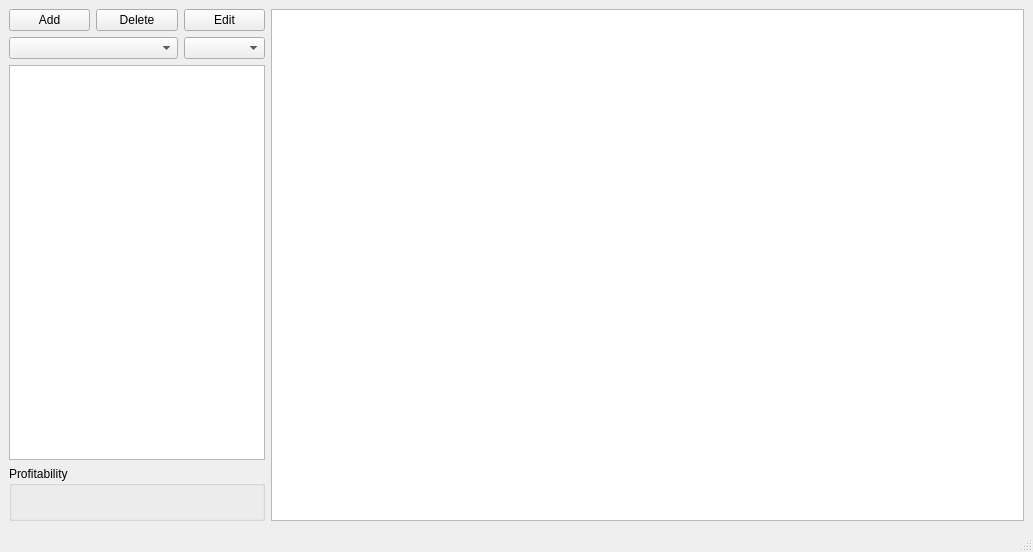
<?xml version="1.0" encoding="UTF-8"?>
<ui version="4.0">
 <class>MainWindow</class>
 <widget class="QMainWindow" name="MainWindow">
  <property name="geometry">
   <rect>
    <x>0</x>
    <y>0</y>
    <width>1033</width>
    <height>552</height>
   </rect>
  </property>
  <property name="windowTitle">
   <string>MainWindow</string>
  </property>
  <widget class="QWidget" name="centralwidget">
   <layout class="QGridLayout" name="gridLayout_2">
    <item row="0" column="0">
     <widget class="QPushButton" name="btnAdd">
      <property name="text">
       <string>Add</string>
      </property>
     </widget>
    </item>
    <item row="0" column="1">
     <widget class="QPushButton" name="btnRemove">
      <property name="text">
       <string>Delete</string>
      </property>
     </widget>
    </item>
    <item row="0" column="2">
     <widget class="QPushButton" name="btnEdit">
      <property name="text">
       <string>Edit</string>
      </property>
     </widget>
    </item>
    <item row="1" column="2">
     <widget class="QComboBox" name="cmbYear"/>
    </item>
    <item row="2" column="0" colspan="3">
     <widget class="QListWidget" name="lstitems"/>
    </item>
    <item row="1" column="0" colspan="2">
     <widget class="QComboBox" name="cmbIndicator"/>
    </item>
    <item row="3" column="0" colspan="3">
     <widget class="QGroupBox" name="groupBox">
      <property name="title">
       <string>Profitability</string>
      </property>
      <layout class="QGridLayout" name="gridLayout">
       <item row="0" column="0">
        <widget class="QLabel" name="lblStatistics">
         <property name="text">
          <string/>
         </property>
        </widget>
       </item>
      </layout>
     </widget>
    </item>
    <item row="0" column="3" rowspan="4">
     <widget class="QChartView" name="chartView"/>
    </item>
   </layout>
  </widget>
  <widget class="QMenuBar" name="menubar">
   <property name="geometry">
    <rect>
     <x>0</x>
     <y>0</y>
     <width>1033</width>
     <height>22</height>
    </rect>
   </property>
  </widget>
  <widget class="QStatusBar" name="statusbar"/>
 </widget>
 <customwidgets>
  <customwidget>
   <class>QChartView</class>
   <extends>QGraphicsView</extends>
   <header>qchartview</header>
  </customwidget>
 </customwidgets>
 <resources/>
 <connections/>
</ui>
